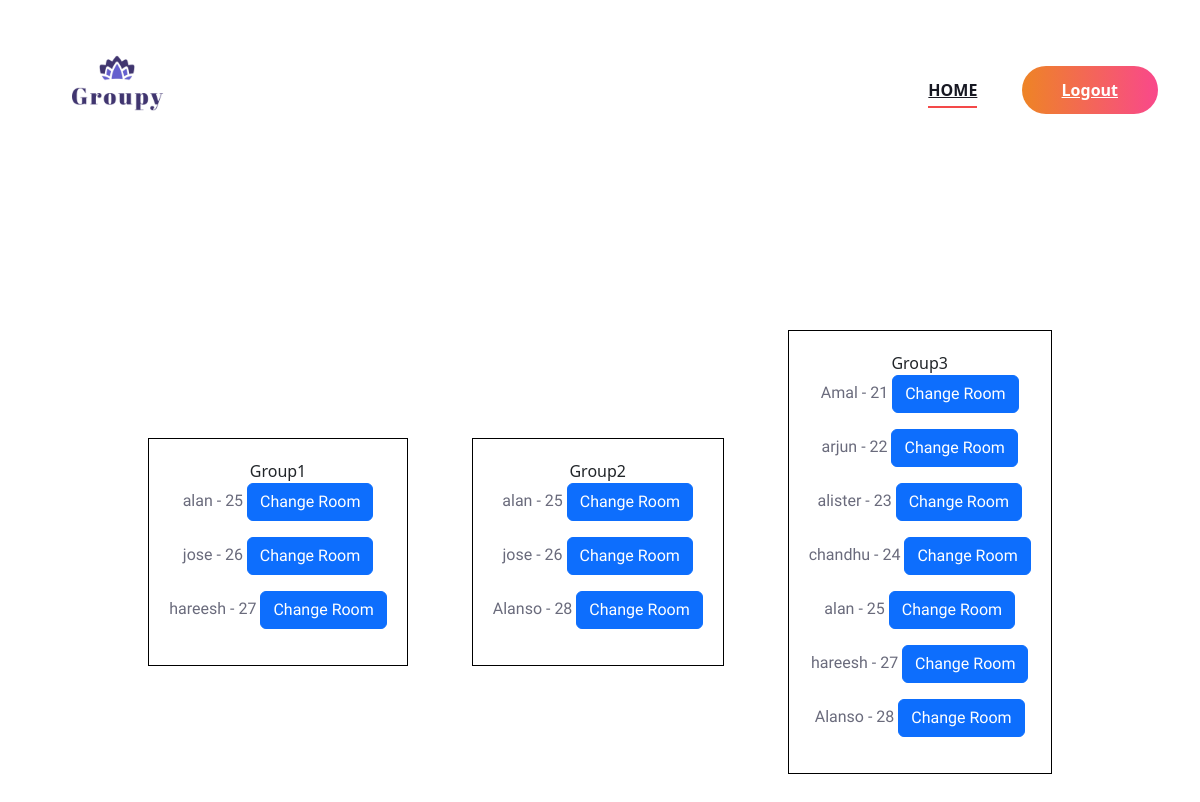
The page /Org/status/11 on the database its author committed.
### Organizer/models.py (models this page shows)
class Room(models.Model):
    events=models.ForeignKey(Event,on_delete=models.CASCADE)
    number=models.CharField(max_length=50)
    capacity=models.IntegerField(default=0)

### Guest/models.py (models this page shows)
class ParticipateUser(models.Model):
    user=models.CharField(max_length=50)
    events=models.ForeignKey(Event,on_delete=models.CASCADE)
    rooms=models.TextField(max_length=50,default="")
    new_rooms = models.TextField(max_length=50, default="")
    privatecode = models.TextField(max_length=50, default="")
    is_ignored = models.BooleanField(default=False)

### Organizer/views.py (the view)
# urls.py: path('status/<int:cid>', views.eventstatus,name="status"),
def eventstatus(request,cid):
    try:
        eventdata=Event.objects.get(id=cid)
        pdata=ParticipateUser.objects.filter(events=eventdata)
        roomdata=Room.objects.filter(events=eventdata)
        return render(request, "Organizer/Status.html", {'data': pdata, 'rdata': roomdata,})
    except Exception as e:
        messages.error(request, 'No user is registered for this event!')
        return render(request, "Organizer/Status.html",{'rdata':roomdata})

### Organizer/Templates/Organizer/Status.html (shortened to what this page needs)
{% extends 'Organizer/Head.html'%}
{% load static %}
{% block content %}
<br><br><br><br>
<!DOCTYPE html>
<html lang="en">
<head>
    <link href="https://cdn.jsdelivr.net/npm/bootstrap@5.3.0/dist/css/bootstrap.min.css" rel="stylesheet">
</head>
<body>
    <table align="center" cellpadding="10">
        <tr>
            {% for i in rdata %}
            <td>
                <div style="text-align:center;border:1px solid black;margin:22px;padding:20px">
                    {{i.number}}
                    {% for j in data %}
                    {% if i.number in j.rooms %}
                    <p>{{j.user}} - {{j.id}}
                        <button type="button" class="btn btn-primary" data-bs-toggle="modal"
                            data-bs-target="#exampleModal">
                            Change Room
                        </button>
                    </p>
                    {% endif %}
                    {% endfor %}
                </div>
            </td>
            {% endfor %}
    </table>
</body>
</html>
<br><br><br><br><br><br><br><br><br><br><br><br><br><br><br><br><br><br><br><br><br>
{% endblock content %}

### Guest/static/Main/css/style.css (style rules this page uses)
html, body { height: 100%; font-family: "Work Sans", sans-serif; -webkit-font-smoothing: antialiased; font-smoothing: antialiased; }
p { font-size: 16px; font-family: "Work Sans", sans-serif; color: #6a6b7c; font-weight: 400; line-height: 28px; margin: 0 0 15px 0; }

### rows shown on the page
Room: number "Group1"
ParticipateUser: user "alan", id "25"
ParticipateUser: user "jose", id "26"
ParticipateUser: user "hareesh", id "27"
Room: number "Group2"
ParticipateUser: user "Alanso", id "28"
Room: number "Group3"
ParticipateUser: user "Amal", id "21"
ParticipateUser: user "arjun", id "22"
ParticipateUser: user "alister", id "23"
ParticipateUser: user "chandhu", id "24"
